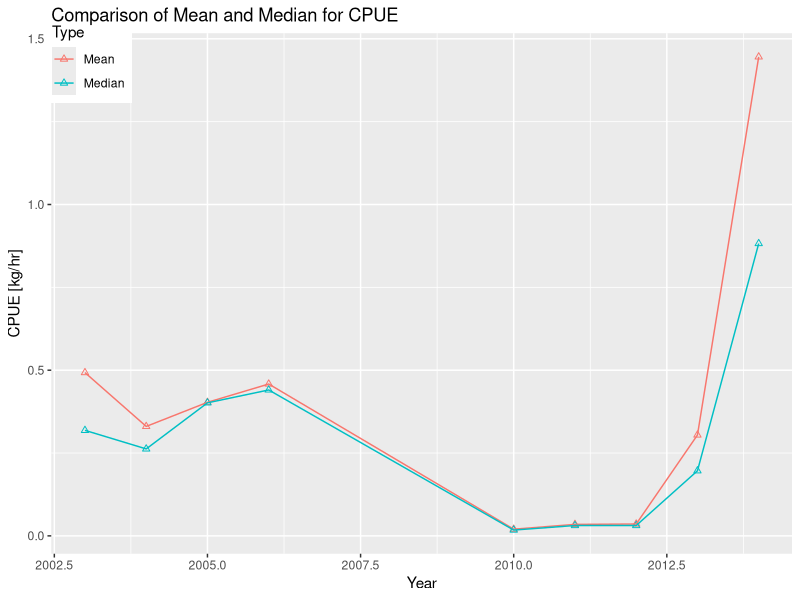

This figure's R source:
## ---- chunk 1
knitr::opts_chunk$set(echo = TRUE)
## ---- chunk 2
library('tidyverse')
library('lubridate')
cpue_data <- read_csv("_data/sample_landings_data_clean.csv")

#Add a column for Weight/kg
cpue_data <- cpue_data %>%
  mutate(Weight_kg = Weight_g/1000.0)

#Now calculate CPUE for each trip
cpue_data <- cpue_data %>%
  #Group by Year and Trip ID
  group_by(Year,Trip_ID) %>%
  #For each trip, calculate CPUE by dividing weight of catch by time spent
  summarise(Trip_CPUE = sum(Weight_kg) / mean(Effort_Hours))


#I assume we want the time series (to compare mean and median)
#for the year rather than for each individual trip.
cpue_data_ann_median <- cpue_data %>%
  group_by(Year) %>%
  summarise(CPUE_kg_per_hr = median(Trip_CPUE)) 

cpue_data_ann_mean <- cpue_data %>%
  group_by(Year) %>%
  summarise(CPUE_kg_per_hr = mean(Trip_CPUE)) 

cpue_data_ann_mean$Type <- "Mean"

cpue_data_ann_median$Type <- "Median"

cpue <- rbind(cpue_data_ann_mean, cpue_data_ann_median)
#Fortunately cpue_data_ann_median matches with the published results.

ggplot(cpue, aes(x=Year, y=CPUE_kg_per_hr, colour = Type)) +
  geom_point(shape = 24) +
  geom_line() +
  #xlab("Year") +
  #ylab("Comparison of CPUE [kg/hr]") +
  ylab("CPUE [kg/hr]") +
  ggtitle("Comparison of Mean and Median for CPUE") +
  #theme(legend.justification = "left")
  theme(legend.position = c(.05,.95))

